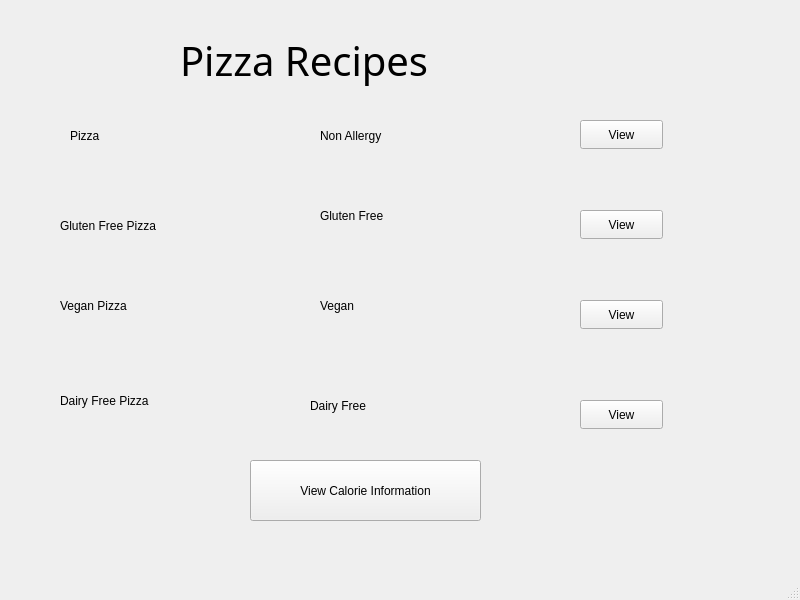
<?xml version="1.0" encoding="UTF-8"?>
<ui version="4.0">
 <class>MainWindow</class>
 <widget class="QMainWindow" name="MainWindow">
  <property name="geometry">
   <rect>
    <x>0</x>
    <y>0</y>
    <width>800</width>
    <height>600</height>
   </rect>
  </property>
  <property name="windowTitle">
   <string>MainWindow</string>
  </property>
  <widget class="QWidget" name="centralwidget">
   <widget class="QStackedWidget" name="stackedWidget">
    <property name="geometry">
     <rect>
      <x>0</x>
      <y>-20</y>
      <width>791</width>
      <height>591</height>
     </rect>
    </property>
    <property name="autoFillBackground">
     <bool>false</bool>
    </property>
    <widget class="QWidget" name="page">
     <widget class="QLabel" name="label">
      <property name="geometry">
       <rect>
        <x>180</x>
        <y>50</y>
        <width>401</width>
        <height>61</height>
       </rect>
      </property>
      <property name="font">
       <font>
        <family>Segoe UI Black</family>
        <pointsize>30</pointsize>
       </font>
      </property>
      <property name="text">
       <string>Pizza Recipes </string>
      </property>
     </widget>
     <widget class="QLabel" name="label_2">
      <property name="geometry">
       <rect>
        <x>320</x>
        <y>140</y>
        <width>101</width>
        <height>31</height>
       </rect>
      </property>
      <property name="text">
       <string>Non Allergy</string>
      </property>
     </widget>
     <widget class="QLabel" name="label_3">
      <property name="geometry">
       <rect>
        <x>320</x>
        <y>220</y>
        <width>81</width>
        <height>31</height>
       </rect>
      </property>
      <property name="text">
       <string>Gluten Free</string>
      </property>
     </widget>
     <widget class="QLabel" name="label_4">
      <property name="geometry">
       <rect>
        <x>320</x>
        <y>310</y>
        <width>81</width>
        <height>31</height>
       </rect>
      </property>
      <property name="text">
       <string>Vegan</string>
      </property>
     </widget>
     <widget class="QLabel" name="label_5">
      <property name="geometry">
       <rect>
        <x>310</x>
        <y>410</y>
        <width>111</width>
        <height>31</height>
       </rect>
      </property>
      <property name="text">
       <string>Dairy Free</string>
      </property>
     </widget>
     <widget class="QLabel" name="label_6">
      <property name="geometry">
       <rect>
        <x>70</x>
        <y>140</y>
        <width>91</width>
        <height>31</height>
       </rect>
      </property>
      <property name="text">
       <string>Pizza</string>
      </property>
     </widget>
     <widget class="QLabel" name="label_7">
      <property name="geometry">
       <rect>
        <x>60</x>
        <y>230</y>
        <width>141</width>
        <height>31</height>
       </rect>
      </property>
      <property name="text">
       <string>Gluten Free Pizza </string>
      </property>
     </widget>
     <widget class="QLabel" name="label_8">
      <property name="geometry">
       <rect>
        <x>60</x>
        <y>310</y>
        <width>141</width>
        <height>31</height>
       </rect>
      </property>
      <property name="text">
       <string>Vegan Pizza</string>
      </property>
     </widget>
     <widget class="QLabel" name="label_9">
      <property name="geometry">
       <rect>
        <x>60</x>
        <y>400</y>
        <width>151</width>
        <height>41</height>
       </rect>
      </property>
      <property name="text">
       <string>Dairy Free Pizza</string>
      </property>
     </widget>
     <widget class="QPushButton" name="pushButton">
      <property name="geometry">
       <rect>
        <x>580</x>
        <y>140</y>
        <width>83</width>
        <height>29</height>
       </rect>
      </property>
      <property name="text">
       <string>View</string>
      </property>
     </widget>
     <widget class="QPushButton" name="pushButton_2">
      <property name="geometry">
       <rect>
        <x>580</x>
        <y>230</y>
        <width>83</width>
        <height>29</height>
       </rect>
      </property>
      <property name="text">
       <string>View</string>
      </property>
     </widget>
     <widget class="QPushButton" name="pushButton_3">
      <property name="geometry">
       <rect>
        <x>580</x>
        <y>320</y>
        <width>83</width>
        <height>29</height>
       </rect>
      </property>
      <property name="text">
       <string>View</string>
      </property>
     </widget>
     <widget class="QPushButton" name="pushButton_4">
      <property name="geometry">
       <rect>
        <x>580</x>
        <y>420</y>
        <width>83</width>
        <height>29</height>
       </rect>
      </property>
      <property name="autoFillBackground">
       <bool>false</bool>
      </property>
      <property name="text">
       <string>View</string>
      </property>
     </widget>
     <widget class="QPushButton" name="pushButtonViewSelection">
      <property name="geometry">
       <rect>
        <x>250</x>
        <y>480</y>
        <width>231</width>
        <height>61</height>
       </rect>
      </property>
      <property name="text">
       <string>View Calorie Information</string>
      </property>
     </widget>
    </widget>
    <widget class="QWidget" name="page_3">
     <widget class="QPushButton" name="pushButton_5">
      <property name="geometry">
       <rect>
        <x>60</x>
        <y>440</y>
        <width>161</width>
        <height>71</height>
       </rect>
      </property>
      <property name="text">
       <string>Back</string>
      </property>
     </widget>
     <widget class="QLabel" name="label_11">
      <property name="geometry">
       <rect>
        <x>60</x>
        <y>70</y>
        <width>141</width>
        <height>41</height>
       </rect>
      </property>
      <property name="text">
       <string>Pepperoni Pizza</string>
      </property>
     </widget>
     <widget class="QLabel" name="label_12">
      <property name="geometry">
       <rect>
        <x>60</x>
        <y>160</y>
        <width>161</width>
        <height>31</height>
       </rect>
      </property>
      <property name="text">
       <string>Gluten Free Pizza</string>
      </property>
     </widget>
     <widget class="QLabel" name="label_13">
      <property name="geometry">
       <rect>
        <x>50</x>
        <y>250</y>
        <width>171</width>
        <height>31</height>
       </rect>
      </property>
      <property name="text">
       <string>Vegetarian Pizza</string>
      </property>
     </widget>
     <widget class="QLabel" name="label_14">
      <property name="geometry">
       <rect>
        <x>50</x>
        <y>340</y>
        <width>161</width>
        <height>41</height>
       </rect>
      </property>
      <property name="text">
       <string>Dairy Free Pizza</string>
      </property>
     </widget>
     <widget class="QLabel" name="label_15">
      <property name="geometry">
       <rect>
        <x>430</x>
        <y>80</y>
        <width>63</width>
        <height>20</height>
       </rect>
      </property>
      <property name="text">
       <string>1120</string>
      </property>
     </widget>
     <widget class="QLabel" name="label_16">
      <property name="geometry">
       <rect>
        <x>430</x>
        <y>170</y>
        <width>63</width>
        <height>20</height>
       </rect>
      </property>
      <property name="text">
       <string>950</string>
      </property>
     </widget>
     <widget class="QLabel" name="label_17">
      <property name="geometry">
       <rect>
        <x>430</x>
        <y>260</y>
        <width>63</width>
        <height>20</height>
       </rect>
      </property>
      <property name="text">
       <string>900</string>
      </property>
     </widget>
     <widget class="QLabel" name="label_18">
      <property name="geometry">
       <rect>
        <x>420</x>
        <y>360</y>
        <width>63</width>
        <height>20</height>
       </rect>
      </property>
      <property name="text">
       <string>1000</string>
      </property>
     </widget>
     <widget class="QLabel" name="label_19">
      <property name="geometry">
       <rect>
        <x>430</x>
        <y>30</y>
        <width>141</width>
        <height>21</height>
       </rect>
      </property>
      <property name="text">
       <string>Calories:</string>
      </property>
     </widget>
    </widget>
    <widget class="QWidget" name="page_2">
     <widget class="QLabel" name="label_10">
      <property name="geometry">
       <rect>
        <x>180</x>
        <y>50</y>
        <width>401</width>
        <height>91</height>
       </rect>
      </property>
      <property name="font">
       <font>
        <family>Segoe UI Black</family>
        <pointsize>30</pointsize>
       </font>
      </property>
      <property name="text">
       <string>Item Selected</string>
      </property>
     </widget>
     <widget class="QListWidget" name="listWidget">
      <property name="geometry">
       <rect>
        <x>220</x>
        <y>200</y>
        <width>256</width>
        <height>192</height>
       </rect>
      </property>
     </widget>
     <widget class="QPushButton" name="pushButton_6">
      <property name="geometry">
       <rect>
        <x>70</x>
        <y>468</y>
        <width>121</width>
        <height>41</height>
       </rect>
      </property>
      <property name="text">
       <string>Back</string>
      </property>
     </widget>
     <widget class="QPushButton" name="pushButton_7">
      <property name="geometry">
       <rect>
        <x>570</x>
        <y>478</y>
        <width>111</width>
        <height>41</height>
       </rect>
      </property>
      <property name="text">
       <string>Next</string>
      </property>
     </widget>
    </widget>
   </widget>
  </widget>
  <widget class="QMenuBar" name="menubar">
   <property name="geometry">
    <rect>
     <x>0</x>
     <y>0</y>
     <width>800</width>
     <height>25</height>
    </rect>
   </property>
  </widget>
  <widget class="QStatusBar" name="statusbar"/>
 </widget>
 <resources/>
 <connections/>
</ui>
